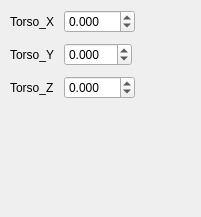
     <widget class="QWidget" name="formLayoutWidget_7">
      <property name="geometry">
       <rect>
        <x>260</x>
        <y>300</y>
        <width>201</width>
        <height>217</height>
       </rect>
      </property>
      <layout class="QFormLayout" name="formLayout_12">
       <property name="fieldGrowthPolicy">
        <enum>QFormLayout::FieldsStayAtSizeHint</enum>
       </property>
       <property name="horizontalSpacing">
        <number>10</number>
       </property>
       <property name="verticalSpacing">
        <number>10</number>
       </property>
       <property name="leftMargin">
        <number>10</number>
       </property>
       <property name="topMargin">
        <number>10</number>
       </property>
       <property name="rightMargin">
        <number>10</number>
       </property>
       <property name="bottomMargin">
        <number>10</number>
       </property>
       <item row="0" column="0">
        <widget class="QLabel" name="label_92">
         <property name="text">
          <string>Torso_X</string>
         </property>
        </widget>
       </item>
       <item row="0" column="1">
        <widget class="QDoubleSpinBox" name="Torso_X">
         <property name="decimals">
          <number>3</number>
         </property>
         <property name="minimum">
          <double>-10.000000000000000</double>
         </property>
         <property name="maximum">
          <double>400.000000000000000</double>
         </property>
         <property name="singleStep">
          <double>0.010000000000000</double>
         </property>
        </widget>
       </item>
       <item row="1" column="0">
        <widget class="QLabel" name="label_94">
         <property name="text">
          <string>Torso_Y</string>
         </property>
        </widget>
       </item>
       <item row="1" column="1">
        <widget class="QDoubleSpinBox" name="Torso_Y">
         <property name="decimals">
          <number>3</number>
         </property>
         <property name="minimum">
          <double>-10.000000000000000</double>
         </property>
         <property name="maximum">
          <double>10.000000000000000</double>
         </property>
         <property name="singleStep">
          <double>0.010000000000000</double>
         </property>
        </widget>
       </item>
       <item row="2" column="0">
        <widget class="QLabel" name="label_93">
         <property name="text">
          <string>Torso_Z</string>
         </property>
        </widget>
       </item>
       <item row="2" column="1">
        <widget class="QDoubleSpinBox" name="Torso_Z">
         <property name="decimals">
          <number>3</number>
         </property>
         <property name="minimum">
          <double>-10.000000000000000</double>
         </property>
         <property name="maximum">
          <double>400.000000000000000</double>
         </property>
         <property name="singleStep">
          <double>0.010000000000000</double>
         </property>
        </widget>
       </item>
       <item row="3" column="0">
        <widget class="QLabel" name="label_96">
         <property name="text">
          <string/>
         </property>
        </widget>
       </item>
      </layout>
     </widget>
